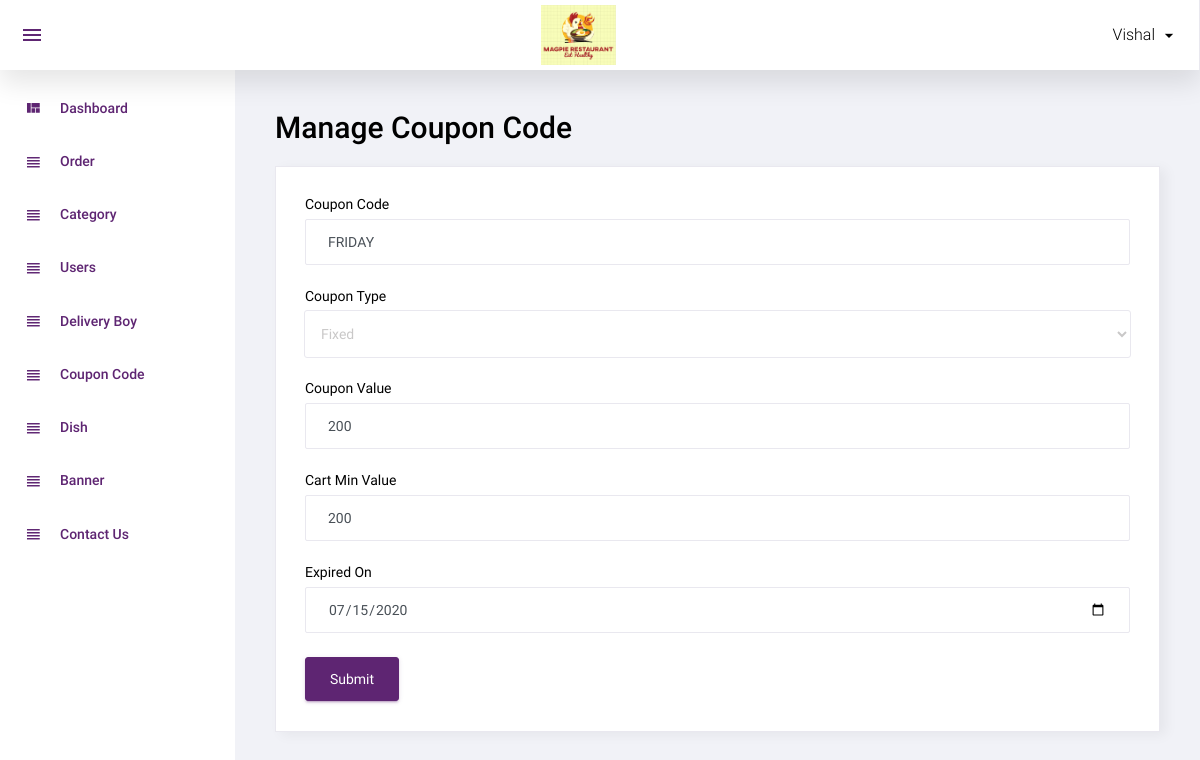
The page /admin/manage_coupon_code.php?id=2 (signed in) on the database its author committed.
### tables this page shows
CREATE TABLE `coupon_code` (
  `id` int(11) NOT NULL,
  `coupon_code` varchar(20) NOT NULL,
  `coupon_type` enum('P','F') NOT NULL,
  `coupon_value` int(11) NOT NULL,
  `cart_min_value` int(11) NOT NULL,
  `expired_on` date NOT NULL,
  `status` int(11) NOT NULL,
  `added_on` datetime NOT NULL
);

### function.inc.php (called while the page is built, shortened)
<?php
function get_safe_value($str)
{
  global $con;
  $str = mysqli_real_escape_string($con, $str);
  return $str;
}
?>

### admin/manage_coupon_code.php (the view, shortened to what this page needs)
<?php
include('top.php');
$coupon_code="";
$coupon_type="";
$coupon_value="";
$cart_min_value="";
$expired_on="";
if(isset($_GET['id']) && $_GET['id']>0){
	$id=get_safe_value($_GET['id']);
	$row=mysqli_fetch_assoc(mysqli_query($con,"select * from coupon_code where id='$id'"));
	$coupon_code=$row['coupon_code'];
	$coupon_type=$row['coupon_type'];
	$coupon_value=$row['coupon_value'];
	$cart_min_value=$row['cart_min_value'];
	$expired_on=$row['expired_on'];
}
?>
<div class="row">
			<h1 class="grid_title ml10 ml15">Manage Coupon Code</h1>
            <div class="col-12 grid-margin stretch-card">
              <div class="card">
                <div class="card-body">
                  <form class="forms-sample" method="post">
                    <div class="form-group">
                      <label for="exampleInputName1">Coupon Code</label>
                      <input type="text" class="form-control" placeholder="Coupon Code" name="coupon_code" required value="<?php echo $coupon_code?>">
                    </div>
					<div class="form-group">
                      <label for="exampleInputName1">Coupon Type</label>
                      <select name="coupon_type" required class="form-control">
						<?php
						$arr=array('P'=>'Percentage','F'=>'Fixed');
						foreach($arr as $key=>$val){
							if($key==$coupon_type){
								echo "<option value='".$key."' selected>".$val."</option>";
							}else{
								echo "<option value='".$key."'>".$val."</option>";
							}
						}
						?>
					  </select>
                    </div>
                    <div class="form-group">
                      <label for="exampleInputEmail3" required>Coupon Value</label>
                      <input type="textbox" class="form-control" placeholder="Coupon Value" name="coupon_value"  value="<?php echo $coupon_value?>">
                    </div>
					<div class="form-group">
                      <label for="exampleInputEmail3" required>Cart Min Value</label>
                      <input type="textbox" class="form-control" placeholder="Cart Min Value" name="cart_min_value"  value="<?php echo $cart_min_value?>">
                    </div>
					<div class="form-group">
                      <label for="exampleInputEmail3">Expired On</label>
                      <input type="date" class="form-control" placeholder="Expired On" name="expired_on"  value="<?php echo $expired_on?>">
                    </div>
                    <button type="submit" class="btn btn-primary mr-2" name="submit">Submit</button>
                  </form>
                </div>
              </div>
            </div>
		 </div>
<?php include('footer.php');?>

### rows shown on the page
coupon_code: coupon_code "FRIDAY", coupon_type "Fixed", coupon_value "200", cart_min_value "200", expired_on "07/15/2020"

### other values the page prints
$_SESSION['ADMIN_USER'] "Vishal"
